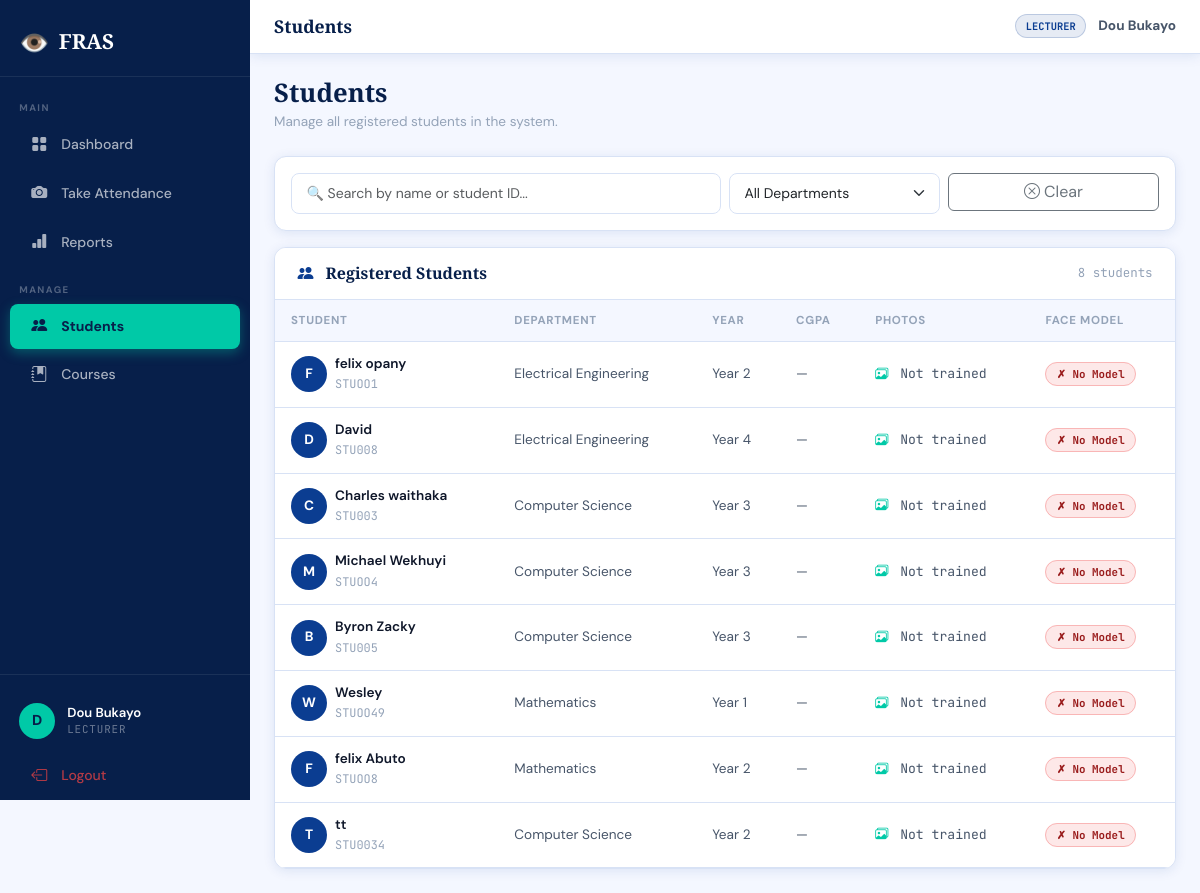
Page /students (signed in) on the committed database.
### models.py (models this page shows, shortened)
class User(UserMixin, db.Model):
    __tablename__ = 'users'
    id         = db.Column(db.Integer, primary_key=True)
    username   = db.Column(db.String(80), unique=True, nullable=False)
    email      = db.Column(db.String(120), unique=True, nullable=False)
    password   = db.Column(db.String(200), nullable=False)
    role       = db.Column(db.String(20), default='lecturer')
    full_name  = db.Column(db.String(100))
    department = db.Column(db.String(100))
    is_active  = db.Column(db.Boolean, default=True)
    created_at = db.Column(db.DateTime, default=datetime.utcnow)
    last_login = db.Column(db.DateTime)
    def is_admin(self):
        return self.role == 'admin'

class Student(db.Model):
    __tablename__ = 'students'
    id            = db.Column(db.Integer, primary_key=True)
    student_id    = db.Column(db.String(20), unique=True, nullable=False)
    full_name     = db.Column(db.String(100), nullable=False)
    email         = db.Column(db.String(120))
    department    = db.Column(db.String(100))
    year_of_study = db.Column(db.Integer)
    cgpa          = db.Column(db.Float)
    phone         = db.Column(db.String(20))
    advisor       = db.Column(db.String(100))
    photo_path    = db.Column(db.String(200))
    face_encoding = db.Column(db.Text)
    is_active     = db.Column(db.Boolean, default=True)
    created_at    = db.Column(db.DateTime, default=datetime.utcnow)

### app.py (the view)
@app.route('/students')
@login_required
def students():
    all_students = Student.query.filter_by(is_active=True).all()
    return render_template('students.html', students=all_students)

### app.py (called while the page is built)
@login_manager.user_loader
def load_user(user_id):
    return User.query.get(int(user_id))

### templates/students.html (shortened to what this page needs)
{% extends 'base.html' %}
{% block page_title %}Students{% endblock %}
{% block content %}
<div class="page-header d-flex justify-content-between
            align-items-center">
  <div>
    <h2>Students</h2>
    <p>Manage all registered students in the system.</p>
  </div>
</div>
<div class="data-card mb-3">
  <div class="p-3">
    <div class="row g-2">
      <div class="col-md-6">
        <input type="text"
               class="form-control"
               id="searchInput"
               placeholder="🔍 Search by name or student ID...">
      </div>
      <div class="col-md-3">
        <select class="form-select" id="deptFilter">
          <option value="">All Departments</option>
        </select>
      </div>
      <div class="col-md-3">
        <button class="btn btn-outline-secondary w-100"
                onclick="clearFilters()">
          <i class="bi bi-x-circle me-1"></i>Clear
        </button>
      </div>
    </div>
  </div>
</div>
<div class="data-card">
  <div class="data-card-header">
    <h5>
      <i class="bi bi-people-fill me-2"
         style="color:var(--navy)"></i>
      Registered Students
    </h5>
    <span style="font-size:0.78rem;color:var(--muted);
                 font-family:var(--font-mono)">
      {{ students|length }} students
    </span>
  </div>
  <div class="table-responsive">
    <table class="table" id="studentsTable">
      <thead>
        <tr>
          <th>Student</th>
          <th>Department</th>
          <th>Year</th>
          <th>CGPA</th>
          <th>Photos</th>
          <th>Face Model</th>
        </tr>
      </thead>
      <tbody>
        {% for s in students %}
        <tr class="student-row"
            data-name="{{ s.full_name.lower() }}"
            data-id="{{ s.student_id.lower() }}"
            data-dept="{{ s.department.lower()
                         if s.department else '' }}">
          <td>
            <div class="d-flex align-items-center gap-2">
              <div style="width:36px;height:36px;
                          border-radius:50%;
                          background:var(--navy);
                          color:#fff;
                          display:flex;
                          align-items:center;
                          justify-content:center;
                          font-weight:700;
                          font-size:0.85rem;
                          flex-shrink:0">
                {{ s.full_name[0].upper() }}
              </div>
              <div>
                <div style="font-weight:600;
                            color:var(--text)">
                  {{ s.full_name }}
                </div>
                <small style="font-family:var(--font-mono);
                              color:var(--muted)">
                  {{ s.student_id }}
                </small>
              </div>
            </div>
          </td>
          <td>{{ s.department or '—' }}</td>
          <td>
            {% if s.year_of_study %}
              Year {{ s.year_of_study }}
            {% else %}—{% endif %}
          </td>
          <td>
            {% if s.cgpa %}
              <span style="font-family:var(--font-mono);
                           font-weight:600;
                           color:{{
                             '#10B981' if s.cgpa >= 3.5
                             else '#F59E0B' if s.cgpa >= 2.5
                             else '#EF4444'
                           }}">
                {{ s.cgpa }}
              </span>
            {% else %}—{% endif %}
          </td>
          <td>
            {% set photo_folder = 'student_images/' + s.student_id %}
            <span style="font-family:var(--font-mono);
                         font-size:0.82rem">
              <i class="bi bi-images me-1"
                 style="color:var(--teal)"></i>
              {{ s.face_encoding and 'Trained' or 'Not trained' }}
            </span>
          </td>
          <td>
            {% if s.face_encoding %}
              <span class="badge-present">✓ Encoded</span>
            {% else %}
              <span class="badge-absent">✗ No Model</span>
            {% endif %}
          </td>
        </tr>
        {% endfor %}
      </tbody>
    </table>
  </div>
</div>
{% endblock %}

### templates/base.html (shortened to what this page needs)
<!DOCTYPE html>
<html lang="en">
<head>
  <link href="https://cdn.jsdelivr.net/npm/bootstrap@5.3.0/dist/css/bootstrap.min.css" rel="stylesheet">
  <link href="https://cdn.jsdelivr.net/npm/bootstrap-icons@1.11.0/font/bootstrap-icons.css" rel="stylesheet">
  <link href="{{ url_for('static', filename='style.css') }}" rel="stylesheet">
</head>
<body>
{% if current_user.is_authenticated %}
<div class="app-wrapper">
  <nav class="sidebar" id="sidebar">
    <div class="sidebar-brand">
      <span class="brand-icon">👁️</span>
      <span class="brand-name">FRAS</span>
    </div>
    <div class="sidebar-section">MAIN</div>
    <a href="{{ url_for('dashboard') }}"
       class="sidebar-link {% if request.endpoint == 'dashboard' %}active{% endif %}">
      <i class="bi bi-grid-fill"></i> Dashboard
    </a>
    <a href="{{ url_for('take_attendance') }}"
       class="sidebar-link {% if request.endpoint == 'take_attendance' %}active{% endif %}">
      <i class="bi bi-camera-fill"></i> Take Attendance
    </a>
    <a href="{{ url_for('reports') }}"
       class="sidebar-link {% if request.endpoint == 'reports' %}active{% endif %}">
      <i class="bi bi-bar-chart-fill"></i> Reports
    </a>
    <div class="sidebar-section">MANAGE</div>
    <a href="{{ url_for('students') }}"
       class="sidebar-link {% if 'student' in request.endpoint %}active{% endif %}">
      <i class="bi bi-people-fill"></i> Students
    </a>
    <a href="{{ url_for('courses') }}"
       class="sidebar-link {% if 'course' in request.endpoint %}active{% endif %}">
      <i class="bi bi-journal-bookmark-fill"></i> Courses
    </a>
    <div class="sidebar-footer">
      <div class="sidebar-user">
        <div class="sidebar-avatar">
          {{ current_user.full_name[0].upper() if current_user.full_name else 'U' }}
        </div>
        <div class="sidebar-user-info">
          <div class="sidebar-user-name">
            {{ current_user.full_name or current_user.username }}
          </div>
          <div class="sidebar-user-role">{{ current_user.role }}</div>
        </div>
      </div>
      <a href="{{ url_for('logout') }}" class="sidebar-link sidebar-logout">
        <i class="bi bi-box-arrow-left"></i> Logout
      </a>
    </div>
  </nav>
  <div class="main-content">
    <div class="topbar">
      <h6 class="topbar-title">
        {% block page_title %}{% endblock %}
      </h6>
      <div class="topbar-right">
        <span class="role-badge">
          {{ current_user.role }}
        </span>
        <strong class="topbar-username">
          {{ current_user.full_name or current_user.username }}
        </strong>
      </div>
    </div>
    <div class="page-body">
      {% block content %}{% endblock %}
    </div>
  </div>
</div>
{% else %}
  {% block auth_content %}{% endblock %}
{% endif %}
</body>
</html>

### rows in the picture
User: full_name "D", full_name "Dou Bukayo", role "LECTURER"
Student: full_name "F", full_name "felix opany", student_id "STUOO1", department "Electrical Engineering", year_of_study "2", face_encoding "Not trained", shows "✗ No Model"
Student: full_name "D", full_name "David", student_id "STU008", department "Electrical Engineering", year_of_study "4", face_encoding "Not trained", shows "✗ No Model"
Student: full_name "C", full_name "Charles waithaka", student_id "STU003", department "Computer Science", year_of_study "3", face_encoding "Not trained", shows "✗ No Model"
Student: full_name "M", full_name "Michael Wekhuyi", student_id "STUOO4", department "Computer Science", year_of_study "3", face_encoding "Not trained", shows "✗ No Model"
Student: full_name "B", full_name "Byron Zacky", student_id "STU005", department "Computer Science", year_of_study "3", face_encoding "Not trained", shows "✗ No Model"
Student: full_name "W", full_name "Wesley", student_id "STUOO49", department "Mathematics", year_of_study "1", face_encoding "Not trained", shows "✗ No Model"
Student: full_name "F", full_name "felix Abuto", student_id "STUOO8", department "Mathematics", year_of_study "2", face_encoding "Not trained", shows "✗ No Model"
Student: full_name "T", full_name "tt", student_id "STU0034", department "Computer Science", year_of_study "2", face_encoding "Not trained", shows "✗ No Model"

### other values in the picture
{{ students|length }} "8"
